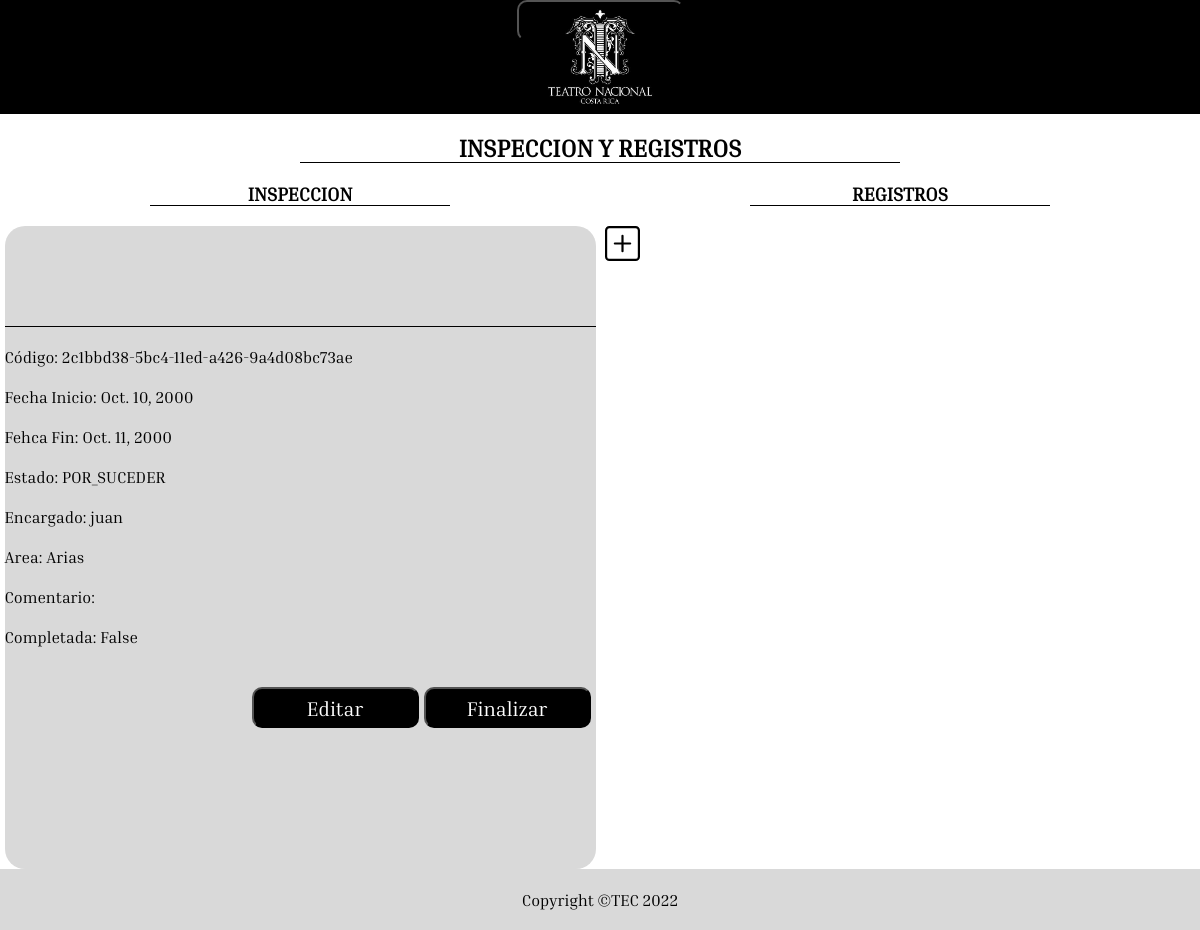
The page /listInspeccionesUser/inspeccionInfo/1 on the database as committed earlier.
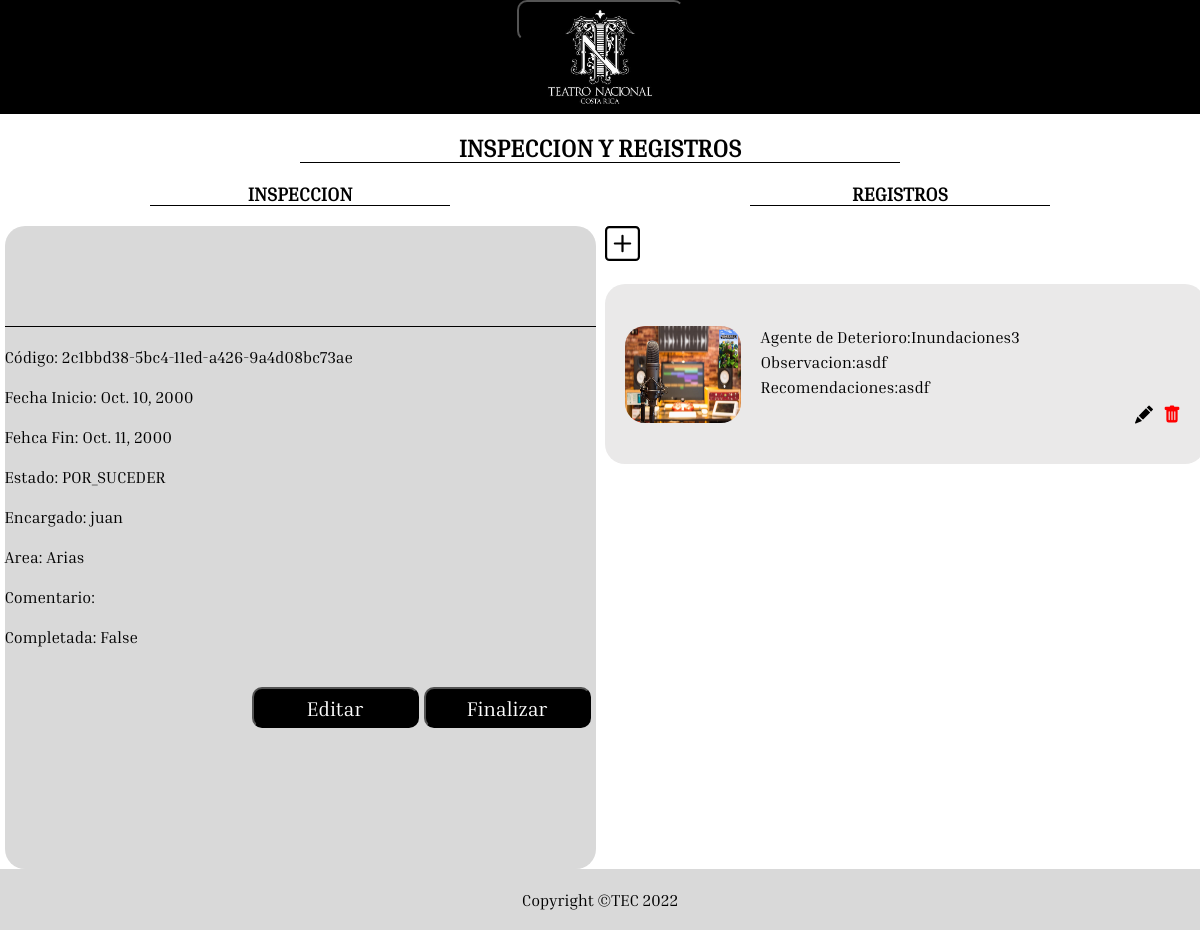
The same page on the database as committed later.
### modelo/models.py (models this page shows, shortened)
class RegistroInspeccion(models.Model):
    imagen = models.ImageField(null=True, blank=True, upload_to='images/')
    deterioro = models.ForeignKey(AgenteDeterioro, on_delete=models.CASCADE, null=True)
    observacion = models.TextField(default='', null=True)
    recomendacion = models.TextField(default='', null=True)

class AgenteDeterioro(models.Model):
    class TAgenteDeterioro(models.TextChoices):
        NATURAL = 'NATURAL', 'NATURAL'
        CIRCUNSTANCIAL = 'CIRCUNSTANCIAL', 'CIRCUNSTANCIAL'
    tDeterioro = models.CharField(max_length=25 , choices=TAgenteDeterioro.choices)
    nombre = models.CharField(max_length=100)
    descripcion = models.TextField()
    def __str__(self):
        return self.nombre

### modelo/views.py (the view)
# urls.py: path('listInspeccionesUser/inspeccionInfo/<int:id_>', views.inspeccionInfo, name='inspeccionInfo'),
def inspeccionInfo(request, id_):
    inspeccion = get_object_or_404(Inspeccion, id=id_)
    registros = inspeccion.registros.all()
    return render(request, 'inspeccionInfo.html', { 'inspeccion' : inspeccion ,'registros' : registros })

### modelo/models.py (called while the page is built)
    def __str__(self):
        return self.nombre

    def __str__(self):
        return self.nombre

### modelo/templates/inspeccionInfo.html (shortened to what this page needs)
{% extends 'baseAdmin.html' %}
{% block content %}
{% load static %}
<div class="tituloLista">
    <h2>INSPECCION Y REGISTROS</h2>
</div>
<div class="subTituloLista">
    <div class="subtituloLista">
        <h3>INSPECCION</h3>
    </div>
    <div class="subtituloLista">
        <h3>REGISTROS</h3>
    </div>
</div>
<div id="mainTwoSide">
    <div id="sideLeft" class="sides">
        <div id="infoAreaAdmin">
            <div class="filaInfoArea"><span>Código: {{inspeccion.codigo}}</span></div>
            <div class="filaInfoArea"><span>Fecha Inicio: {{inspeccion.fechaInicio}}</span></div>
            <div class="filaInfoArea"><span>Fehca Fin: {{inspeccion.fechaFin}}</span></div>
            <div class="filaInfoArea"><span>Estado: {{inspeccion.tEstado}}</span></div>
            <div class="filaInfoArea"><span>Encargado: {{inspeccion.encargado}}</span></div>
            <div class="filaInfoArea"><span>Area: {{inspeccion.area}}</span></div>
            <div class="filaInfoArea"><span>Comentario: {{inspeccion.comentario}}</span></div>
            <div class="filaInfoArea"><span>Completada: {{inspeccion.completada}}</span></div>
            <div class="filaInfoArea reverRowButton">
                <form action="finalizarInspeccion/{{inspeccion.id}}" method="POST">
                    <button class="botonEstandar btnAreas FontSize20">Finalizar</button>
                </form>
                <form action="editarInspeccion/{{inspeccion.id}}">
                    <button class="botonEstandar btnAreas FontSize20">Editar</button>
                </form>
            </div>
        </div>
    </div>
    <div id="sideRight">
        <form action="agregarRegistro/{{inspeccion.id}}">
            <div id="agregarbotonContainer">
                <button id="agregarBoton"></button>
            </div>
        </form>
        {% for registro in registros %}
        <div class="cardEstandar">
            {% if registro.imagen %}
            <div class="cardImg">
                <image class="imageList" src="{{registro.imagen.url}}/" alt="imagen des teatro nacional">
            </div>
            {% endif %}
            <div class="cardInfo">
                <div class="filaCard"><span>Agente de Deterioro:{{registro.deterioro}}</span></div>
                <div class="filaCard"><span>Observacion:{{registro.observacion}}</span></div>
                <div class="filaCard"><span>Recomendaciones:{{registro.recomendacion}}</span></div>
                <div class="filaCard fila_rowR">
                    <button class="botonCard botonesColor">
                    </button>
                    <button class="botonCard">
                    </button>
                </div>
            </div>
        </div>
        {% endfor %}
    </div>
</div>
{% endblock content %}

Rows that differ between the two databases and show on the page:
added RegistroInspeccion: imagen (picture), deterioro "Inundaciones3", observacion "asdf", recomendacion "asdf"
